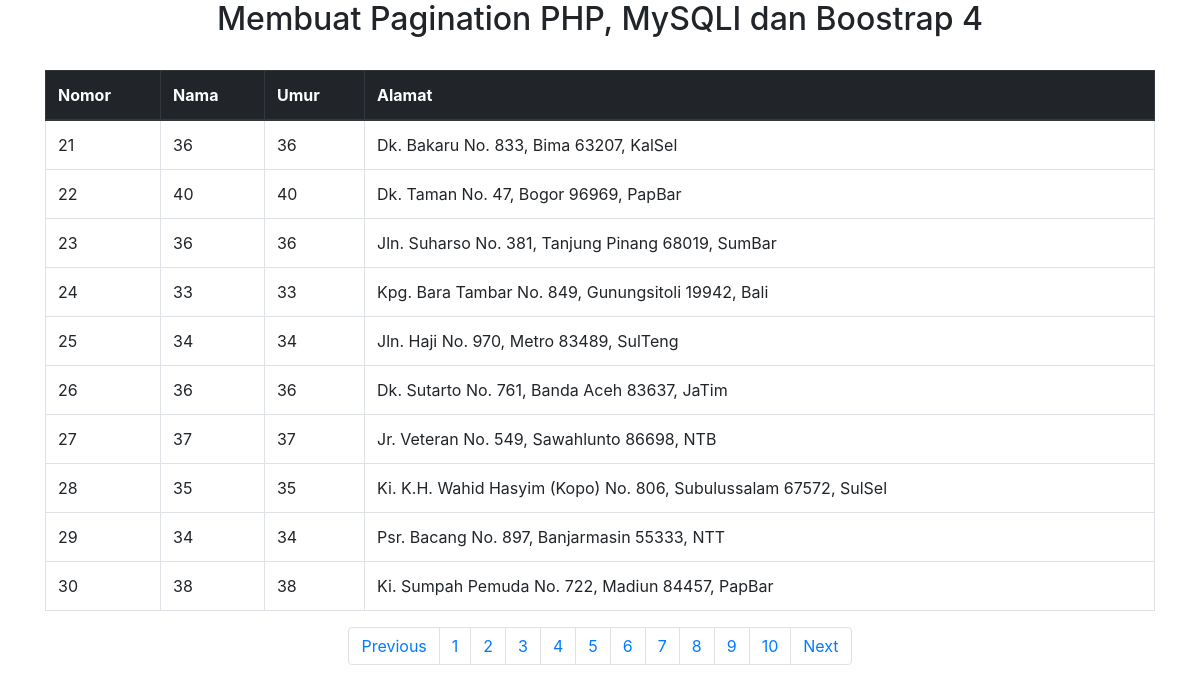
Screenshot of /?halaman=3 with the database file from the repository.
### tables this page shows
CREATE TABLE `pegawai` (
  `pegawai_id` int(11) NOT NULL,
  `pegawai_nama` varchar(10) NOT NULL,
  `pegawai_umur` int(11) NOT NULL,
  `pegawai_alamat` varchar(100) NOT NULL
);

### index.php (the view, shortened to what this page needs)
<?php include 'koneksi.php'; ?>
<!DOCTYPE html>
<html>
<head>
	<link rel="stylesheet" type="text/css" href="https://cdnjs.cloudflare.com/ajax/libs/twitter-bootstrap/4.1.3/css/bootstrap.min.css">
</head>
<body>
	<div class="container">
		<center>
			<h2>Membuat Pagination PHP, MySQLI dan Boostrap 4</h2>
		</center>
		<br>
		<table class="table table-bordered">
			<thead class="thead-dark">
				<tr>
					<th>Nomor</th>
					<th>Nama</th>
					<th>Umur</th>
					<th>Alamat</th>
				</tr>
			</thead>
			<tbody>
				<?php
				$batas = 10;
				$halaman = isset($_GET['halaman'])?(int)$_GET['halaman'] : 1;
				$halaman_awal = ($halaman>1) ? ($halaman * $batas) - $batas : 0;
				$Previous = $halaman - 1;
				$next = $halaman + 1;
				$data = mysqli_query($koneksi,"select * from pegawai");
				$jumlah_data = mysqli_num_rows($data);
				$total_halaman = ceil($jumlah_data / $batas);
				$data_pegawai = mysqli_query($koneksi,"select * from pegawai limit $halaman_awal, $batas");
				$nomor = $halaman_awal+1;
				while($d = mysqli_fetch_array($data_pegawai)){
					?>
					<tr>
						<td><?php echo $nomor++; ?></td>
						<td><?php echo $d['pegawai_umur']; ?></td>
						<td><?php echo $d['pegawai_umur']; ?></td>
						<td><?php echo $d['pegawai_alamat']; ?></td>
					</tr>
					<?php
				}
				?>
			</tbody>
		</table>
		<nav>
			<ul class="pagination justify-content-center">
				<li class="page-item">
					<a class="page-link" <?php if($halaman > 1){ echo "href='?halaman=$Previous'"; } ?>>Previous</a>
				</li>
				<?php
				for($x=1;$x<=$total_halaman;$x++){
					?>
					<li class="page-item"><a class="page-link" href="?halaman=<?php echo $x ?>"><?php echo $x; ?></a></li>
					<?php
				}
				?>
				<li class="page-item">
					<a  class="page-link" <?php if($halaman < $total_halaman) { echo "href='?halaman=$next'"; } ?>>Next</a>
				</li>
			</ul>
		</nav>
	</div>
</body>
</html>

### rows the page displays
pegawai: pegawai_umur "36", pegawai_alamat "Dk. Bakaru No. 833, Bima 63207, KalSel"
pegawai: pegawai_umur "40", pegawai_alamat "Dk. Taman No. 47, Bogor 96969, PapBar"
pegawai: pegawai_umur "36", pegawai_alamat "Jln. Suharso No. 381, Tanjung Pinang 68019, SumBar"
pegawai: pegawai_umur "33", pegawai_alamat "Kpg. Bara Tambar No. 849, Gunungsitoli 19942, Bali"
pegawai: pegawai_umur "34", pegawai_alamat "Jln. Haji No. 970, Metro 83489, SulTeng"
pegawai: pegawai_umur "36", pegawai_alamat "Dk. Sutarto No. 761, Banda Aceh 83637, JaTim"
pegawai: pegawai_umur "37", pegawai_alamat "Jr. Veteran No. 549, Sawahlunto 86698, NTB"
pegawai: pegawai_umur "35", pegawai_alamat "Ki. K.H. Wahid Hasyim (Kopo) No. 806, Subulussalam 67572, SulSel"
pegawai: pegawai_umur "34", pegawai_alamat "Psr. Bacang No. 897, Banjarmasin 55333, NTT"
pegawai: pegawai_umur "38", pegawai_alamat "Ki. Sumpah Pemuda No. 722, Madiun 84457, PapBar"
